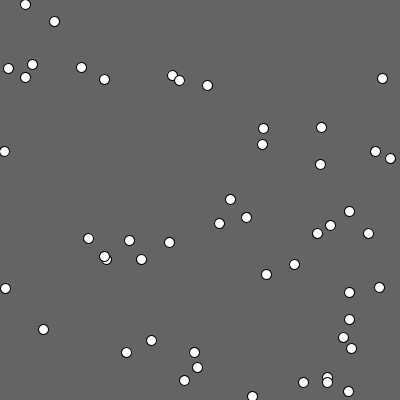
Frame 1 (no input)
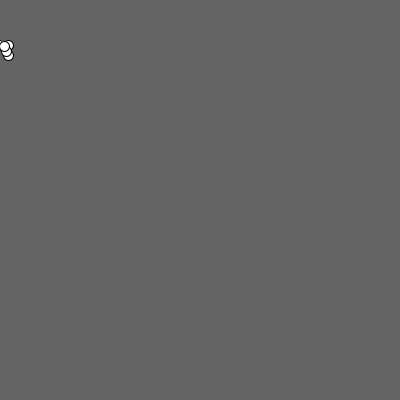
Frame 60 (the mouse pressed at the canvas centre just before this capture)
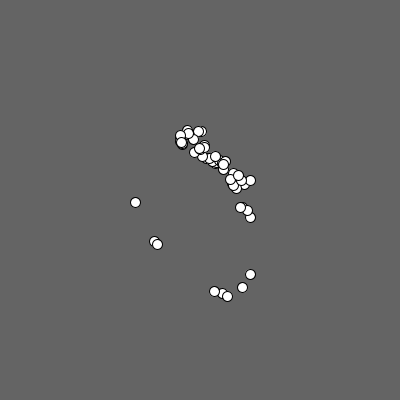
Frame 120 (the mouse held since frame 60 and released just before this capture)

The Processing sketch that drew these frames (run headless with seeded random() and noise(); from frame 60 on, the mouse is pressed at the canvas centre):

// Processing sketch: processing_63580
// ── processing_63580.pde

float point_direction(float x1,float y1,float x2,float y2) {
  float rads1 = atan2((y1-y2),(x1-x2));
  float deg = degrees(rads1);
  return deg;
}
 
float point_distance(float x1,float y1,float x2,float y2) {
  return (sqrt(pow(x2-x1,2)+pow(y2-y1,2)));
}
 
float lengthdir_x(float dist1,float ang) {
//  return dist1 * cos(ang*PI);
    return dist1 * cos(ang*PI/180);
}
 
float lengthdir_y(float dist1,float ang) {
//  return dist1 * sin(ang*PI);
    return dist1 * sin(ang*PI/180);
}
 
PVector rotates(PVector point1, float angle) {
  PVector rotated_point = new PVector(float(0),float(0));
  rotated_point.x = point1.x * cos(radians(angle)) - point1.y * sin(radians(angle));
  rotated_point.y = point1.x * sin(radians(angle)) + point1.y * cos(radians(angle));
  return rotated_point;
}

class ball {
  private float x = (float)Math.random()*400;
  private float y = (float)Math.random()*400;
  PVector velocity = new PVector(0,0);
  PVector acceleration = new PVector(0,0);
  float topspeed;
  float maxrange = 100;

  ball() {
    
  }
  void doo() {
    ellipse(x,y,10,10);
    float dir = point_direction(x,y,mouseX,mouseY);
    float diff = sqrt(pow((x-mouseX),2) + pow((y - mouseY),2));
    float mod = (-diff/maxrange)+1;
    if (mod < 0) {
      mod = 0;
    }
    //println(mod);
    if (diff > (maxrange+400)) {
      x = mouseX;
      y = mouseY;
    }
    PVector AddVel = new PVector(lengthdir_x(15,dir),lengthdir_y(15,dir));
    acceleration =(rotates(AddVel,-90*mod));
    velocity.x-=acceleration.x/5;
    velocity.y-=acceleration.y/5;
    velocity.x = velocity.x/1.08;
    velocity.y = velocity.y/1.08;
    x+=(velocity.x);
    y+=(velocity.y);
  }
}

ArrayList<ball> derp = new ArrayList<ball>();
void setup(){
  size(400,400);
  for(int i = 0;i<50;i++){
    derp.add(new ball());
  }
}

void draw(){
  background(100);
//  for(int i = 0;i<10;i++){
//    derp.add(new ball());
//  }
  for(ball d:derp){
    d.doo();
  }
//  for(int i = 0;i<10;i++){
//    derp.remove(i/2);
//  }
}
